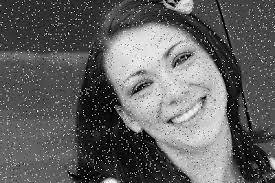
#> input picture foto.jpeg, 275 x 183 px
$ python 'Media min mx filter.py'
#> lines starting #> are read from the running program, lines starting #| are printed output that depends on the picture
import cv2
import numpy as np

img = cv2.imread('foto.jpeg')
#> img is the input picture: shape (183, 275, 3); min 0, max 255, mean 97.9
median = cv2.medianBlur(img, 5)
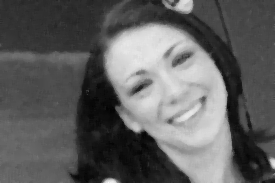
#> median: shape (183, 275, 3); min 3, max 247, mean 94.8

kernel = np.ones((3,3),np.uint8)
min_filter = cv2.erode(img, kernel)
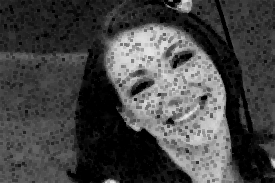
#> min_filter: shape (183, 275, 3); min 0, max 233, mean 69.1
max_filter = cv2.dilate(img, kernel)
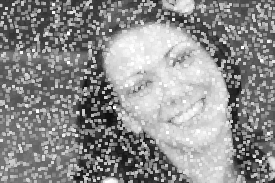
#> max_filter: shape (183, 275, 3); min 7, max 255, mean 140.1

cv2.imshow('Input Image', img)
cv2.imshow('Median Filter', median)
cv2.imshow('Min Filter', min_filter)
cv2.imshow('Max Filter', max_filter)
cv2.waitKey(0)
cv2.destroyAllWindows()

$ run again, with wahyu.jpeg copied over foto.jpeg
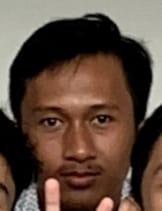
#> input picture wahyu.jpeg, 162 x 211 px
#> img is the input picture: shape (211, 162, 3); mean B, G, R 61.2, 73.6, 94.2
#> `min_filter = cv2.erode(img, kernel)`:
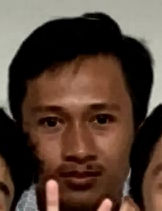
#> min_filter: shape (211, 162, 3); mean B, G, R 52.9, 64.6, 84.4
#> `max_filter = cv2.dilate(img, kernel)`:
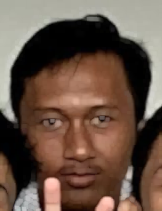
#> max_filter: shape (211, 162, 3); mean B, G, R 70.1, 82.9, 104.2
